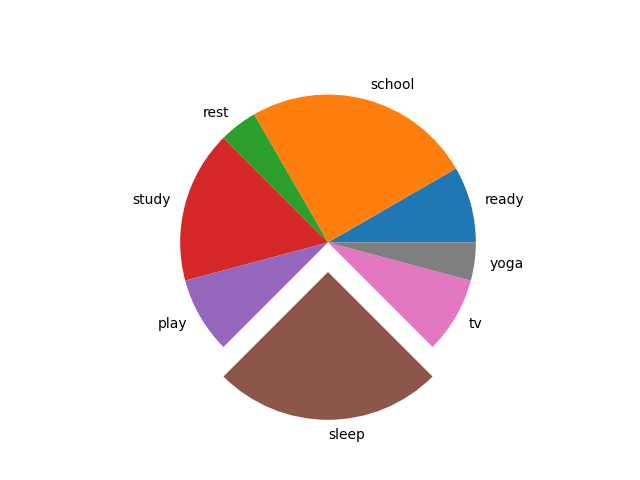

Recreate this plot in Python.
import matplotlib.pyplot as plt

hours = [2, 6, 1, 4, 2, 6, 2, 1]
activities = ['ready', 'school', 'rest', 'study', 'play', 'sleep', 'tv','yoga']
explodes = [0,0,0,0,0,0.2,0,0]
plt.pie(hours, labels=activities,explode= explodes)
plt.show()
